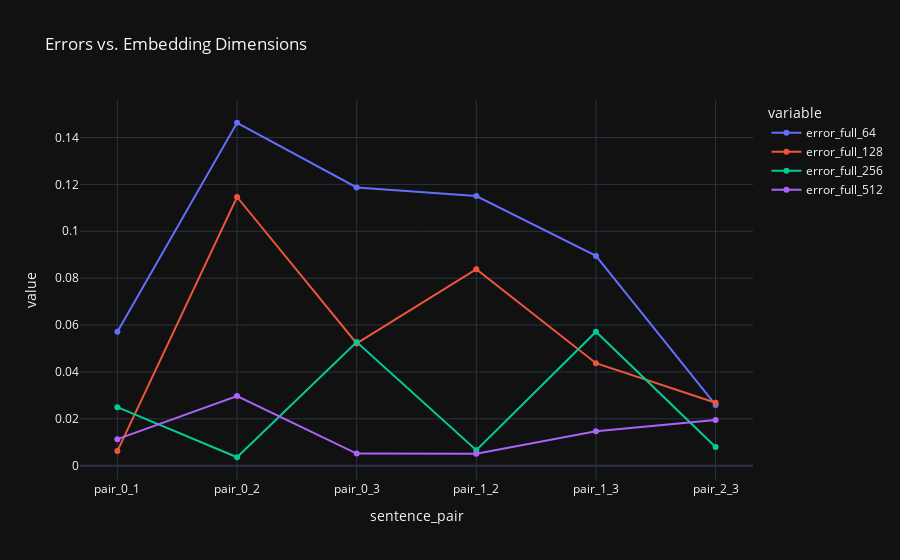

The notebook cell this image was saved under:
### Markdown cell above
## Plot the absolute value of errors

### Code cell
fig = px.line(
    errors_df.abs(),
    title='Errors vs. Embedding Dimensions',
    markers=True,
)
fig.show()

### Figure 1 — Plotly figure (JSON) as saved in the notebook; plotly's stock layout.template omitted (floating-point values rounded to 4 significant figures)
{"data": [{"hovertemplate": "variable=error_full_64<br>sentence_pair=%{x}<br>value=%{y}<extra></extra>", "legendgroup": "error_full_64", "line": {"color": "#636efa", "dash": "solid"}, "marker": {"symbol": "circle"}, "mode": "lines+markers", "name": "error_full_64", "orientation": "v", "showlegend": true, "x": ["pair_0_1", "pair_0_2", "pair_0_3", "pair_1_2", "pair_1_3", "pair_2_3"], "xaxis": "x", "y": [0.05712, 0.1463, 0.1187, 0.115, 0.08951, 0.02594], "yaxis": "y", "type": "scatter"}, {"hovertemplate": "variable=error_full_128<br>sentence_pair=%{x}<br>value=%{y}<extra></extra>", "legendgroup": "error_full_128", "line": {"color": "#EF553B", "dash": "solid"}, "marker": {"symbol": "circle"}, "mode": "lines+markers", "name": "error_full_128", "orientation": "v", "showlegend": true, "x": ["pair_0_1", "pair_0_2", "pair_0_3", "pair_1_2", "pair_1_3", "pair_2_3"], "xaxis": "x", "y": [0.00624, 0.1146, 0.05216, 0.08385, 0.04372, 0.02688], "yaxis": "y", "type": "scatter"}, {"hovertemplate": "variable=error_full_256<br>sentence_pair=%{x}<br>value=%{y}<extra></extra>", "legendgroup": "error_full_256", "line": {"color": "#00cc96", "dash": "solid"}, "marker": {"symbol": "circle"}, "mode": "lines+markers", "name": "error_full_256", "orientation": "v", "showlegend": true, "x": ["pair_0_1", "pair_0_2", "pair_0_3", "pair_1_2", "pair_1_3", "pair_2_3"], "xaxis": "x", "y": [0.02498, 0.003602, 0.05277, 0.006624, 0.05717, 0.007999], "yaxis": "y", "type": "scatter"}, {"hovertemplate": "variable=error_full_512<br>sentence_pair=%{x}<br>value=%{y}<extra></extra>", "legendgroup": "error_full_512", "line": {"color": "#ab63fa", "dash": "solid"}, "marker": {"symbol": "circle"}, "mode": "lines+markers", "name": "error_full_512", "orientation": "v", "showlegend": true, "x": ["pair_0_1", "pair_0_2", "pair_0_3", "pair_1_2", "pair_1_3", "pair_2_3"], "xaxis": "x", "y": [0.01133, 0.02969, 0.005177, 0.005131, 0.01467, 0.01954], "yaxis": "y", "type": "scatter"}], "layout": {"xaxis": {"anchor": "y", "domain": [0.0, 1.0], "title": {"text": "sentence_pair"}}, "yaxis": {"anchor": "x", "domain": [0.0, 1.0], "title": {"text": "value"}}, "legend": {"title": {"text": "variable"}, "tracegroupgap": 0}, "title": {"text": "Errors vs. Embedding Dimensions"}}}
